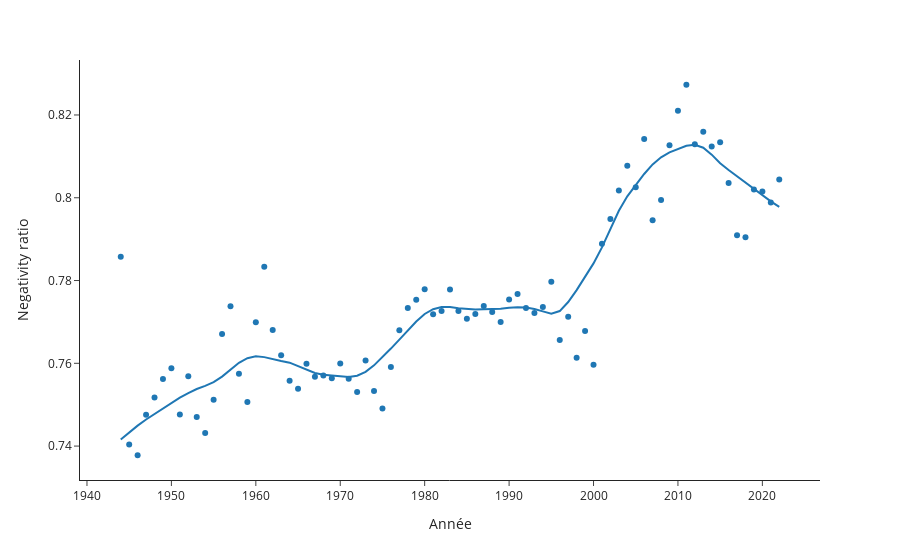

The cell this chart's notebook holds for it:
### Code cell
total["Negativity ratio"] = total.Negativity/total.Positivity
fig = px.scatter(total,x="Année",y="Negativity ratio", trendline="lowess",template="simple_white", trendline_options=dict(frac=0.2))
fig.write_html("lemonde_neg_ratio.html")
fig.show()
